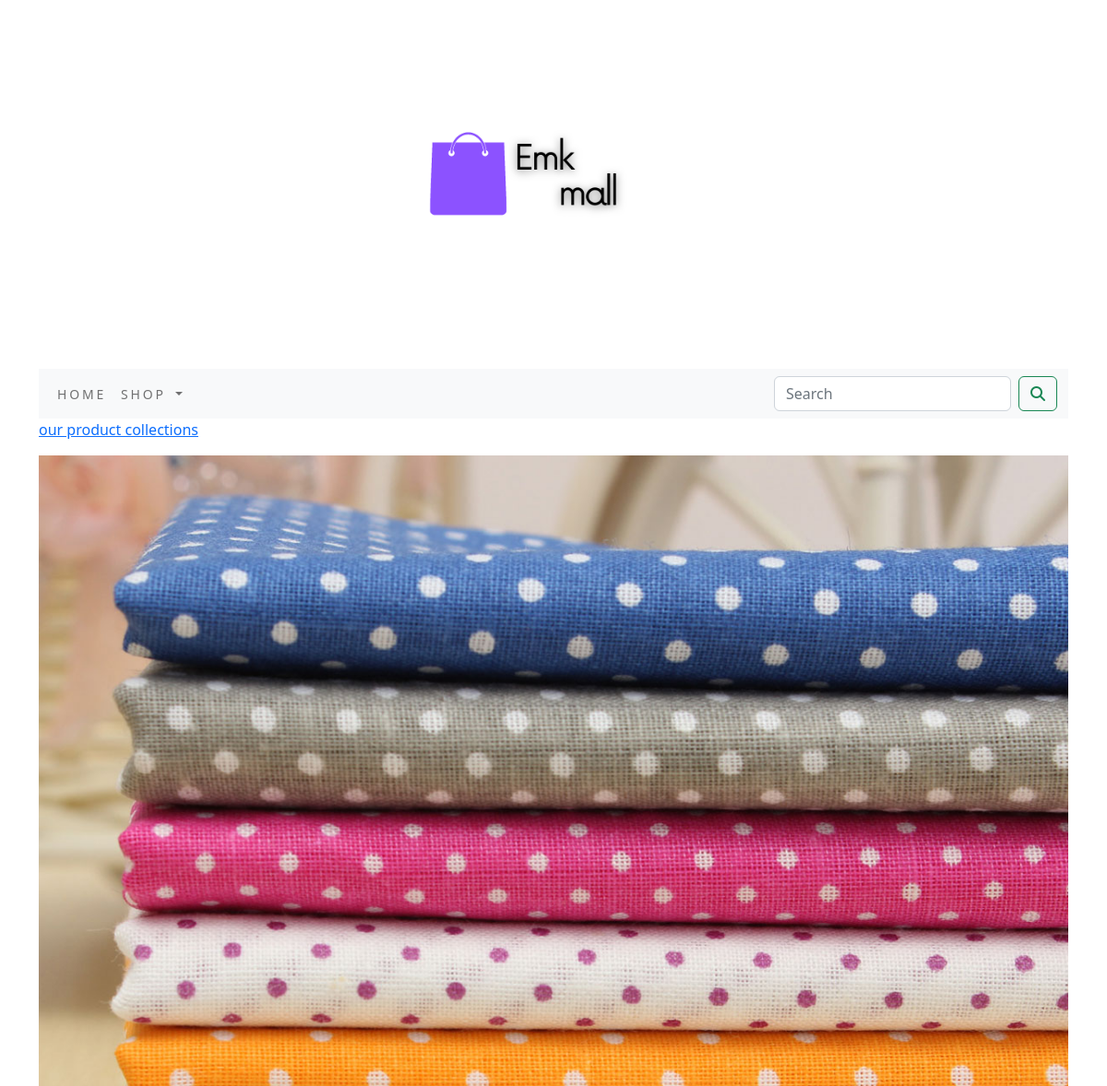
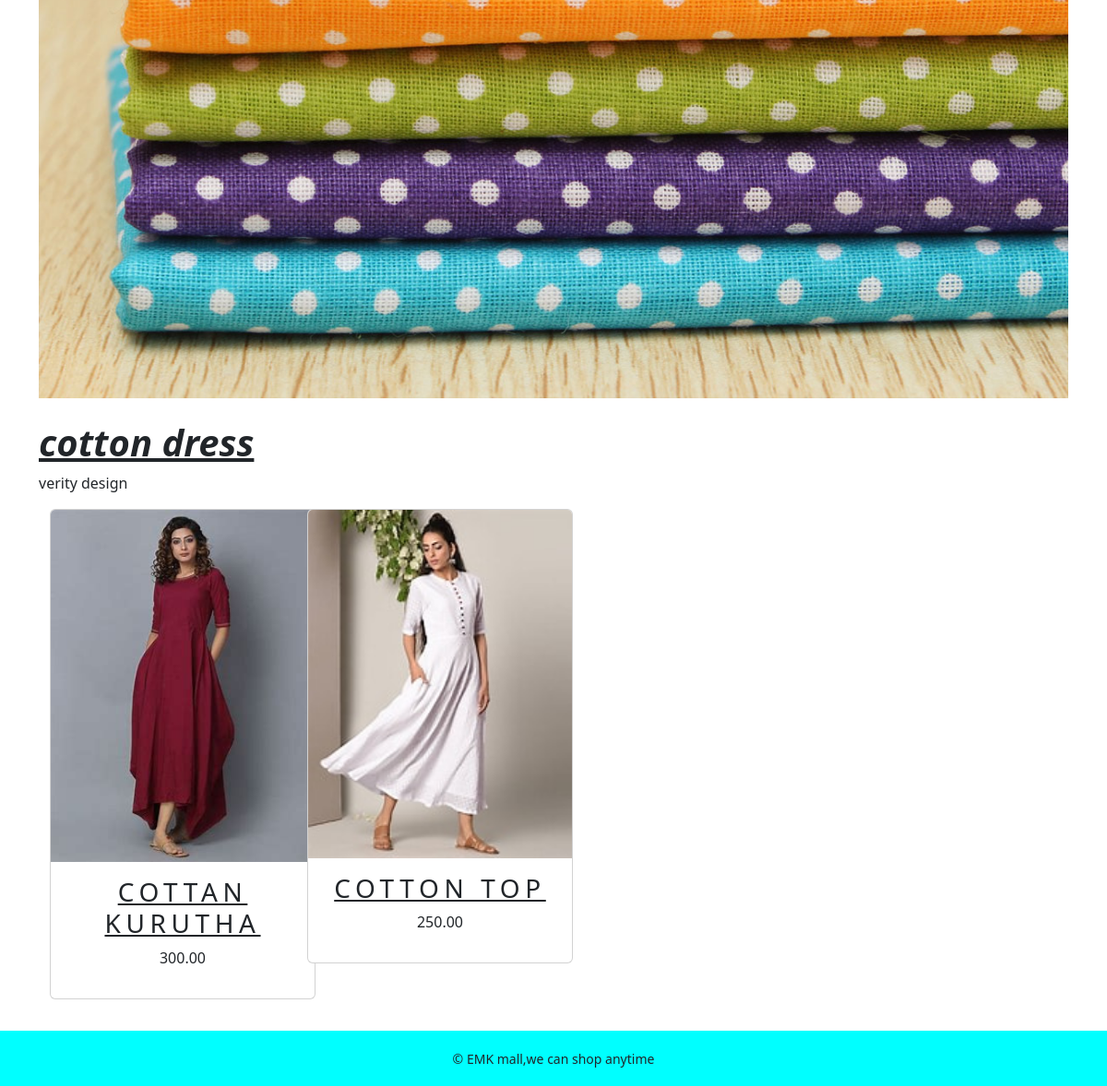
The app's page /shop/cotton-dress/ with its own data (2 pictures, top to bottom).
### shopapp/models.py (models this page shows, shortened)
class category(models.Model):
    name=models.CharField(max_length=250,unique=True)
    slug=models.SlugField(max_length=250,unique=True)
    description=models.TextField(blank=True)
    img=models.ImageField(upload_to='category',blank=True)
    class Meta:
        ordering=('name',)
        verbose_name='category'
        verbose_name_plural='categories'
    def get_url(self):
        return reverse('shopapp:products_by_category',args=[self.slug])

class product(models.Model):
    name = models.CharField(max_length=250, unique=True)
    slug = models.SlugField(max_length=250, unique=True)
    description = models.TextField(blank=True)
    price=models.DecimalField(max_digits=10,decimal_places=2)
    category=models.ForeignKey(category,on_delete=models.CASCADE)
    img=models.ImageField(upload_to='product',blank=True)
    stock=models.IntegerField()
    available=models.BooleanField(default=True)
    created=models.DateField(auto_now_add=True)
    update=models.DateField(auto_now=True)
    def get_url(self):
        return reverse('shopapp:prodCatdetail',args=[self.category.slug,self.slug])
    class Meta:
        ordering = ('name',)
        verbose_name ='product'
        verbose_name_plural ='products'

### shopapp/views.py (the view)
# urls.py: path('',views.allProdCat,name='allProdCat'),
def allProdCat(request, c_slug=None):
    c_page=None
    products_List=None
    if c_slug!=None:
        c_page=get_object_or_404(category,slug=c_slug)
        products_List=product.objects.all().filter(category=c_page,available=True)
    else:
          products_List=product.objects.all().filter(available=True)
    paginator=Paginator(products_List,4)
    try:
          page=int(request.GET.get('page','1'))
    except:
              page=1
    try:
         products=paginator.page(page)
    except  (EmptyPage,InvalidPage):
         products=paginator.page(Paginator.num_pages)
    return render(request,"category.html",{'category':c_page,'products':products})

### cart_app/context_processor.py (called while the page is built)
def counter(request):
    item_count=0
    if 'admin' in request.path:
        return {}
    else:
          try:
                cart=Cart.objects.filter(cart_id=_cart_id(request))
                cart_items=CartItem.objects.all().filter(cart=cart[:1])
                for cat_item in cart_items:
                     item_count +=cat_item.quantity
          except Cart.DoesNotExist:
                  item_count =0
    return dict(item_count=item_count)

### cart_app/views.py (called while the page is built)
def _cart_id(request):
    cart=request.session.session_key
    if not cart:
        cart=request.session.create()
    return cart

### shopapp/contex_processors.py (called while the page is built)
def menu_links(request):
    links=category.objects.all()
    return dict(links=links)

### templates/category.html (shortened to what this page needs)
{% extends 'base.html' %}
{% load static %}
{% block content %}
      {% if category %}
          <div>
                <div class="row my_row_class">
                      <div class="mx_auto">
                           <P><a href="{% url 'shopapp:allProdCat'  %}">our product collections</a></P>
                </div>
                    </div>
          </div>
      {% endif %}
<div class="mx_auto">
    {% if category %}
    <img class="my_image" src="{{category.img.url}}" alt="{{category.name}}" height="200px" width="700px">
</div>
<br>
<div>
                   <h1><b><u><i>{{category.name}}</i></u></b></h1>
                       <p>{{category.description}}</p>
 </div>
        {% endif %}
<div class="container">
    <div class="row mx_auto">
        {% for product in products.object_list %}
        <div class="my_bottom_margin col-9 col-sm-12 col-md-4 col-lg-3">
                <div class="card text-center" style="min-width:18rem;" width=200px height=150px>
                    <a href="{{product.get_url}}"><img class="card-img-top my_image" src ="{{product.img.url}}" alt="{{product.name}}" width="350" height="200"></a>
                    <div class="card-body">
                     <h3><u>{{product.name}}</u></h3>
                        <p>{{product.price}}</p>
                    </div>
                </div>
        </div>
        {% endfor %}
    </div>
    <br>
</div>
{% endblock %}

### templates/base.html (shortened to what this page needs)
{% load static %}
<!DOCTYPE html>
<html lang="en">
<head>
    <link rel="stylesheet" href="{% static 'css/custom.css' %}">
     <link href="{% static 'css/bootstrap.min.css' %}" rel="stylesheet" >
</head>
<body class="d-flex flex-column min-vh-100">
<div class="container">
{% include 'header.html' %}
{% include 'navbar.html' %}
{% block content %}
{% endblock %}
</div>
{% include 'footer.html' %}
</body>
</html>

### templates/header.html
{% load static %}
<header>
    <center>
        <a href="{% url 'shopapp:allProdCat' %}"></a><img src="{% static 'img/logo.png' %}" alt="logoimage" width="400px">
    </center>
</header>

### templates/navbar.html (shortened to what this page needs)
<nav class="navbar navbar-expand-lg bg-light">
  <div class="container-fluid">
    <div class="collapse navbar-collapse" id="navbarSupportedContent">
      <ul class="navbar-nav me-auto mb-2 mb-lg-0">
        <li class="nav-item">
          <a class="nav-link" href="#">Home</a>
        </li>
        <li class="nav-item dropdown {% if 'shopapp' in request.path %} active {% endif %}">
          <a class="nav-link dropdown-toggle" href="#" role="button" data-bs-toggle="dropdown" aria-expanded="false">
            Shop
          </a>
        </li>
      </ul>
      <form class="d-flex" action="{% url 'search_app:searchResult' %}" method="GET">
        <input class="form-control me-2" type="search" placeholder="Search" name="q" aria-label="Search">
        <button class="btn btn-outline-success" type="submit"><i class="fa fa-search" ></i></button>
      </form>
    </div>
  </div>
</nav>

### templates/footer.html
<footer class="mt-auto">
  <div class="footer navbar-fixed-bottom my-footer">
  <p class="text-center">&copy; EMK mall,we can shop anytime</p>
</div>
</footer>

### static/css/custom.css (style rules this page uses)
body { font-family: 'Roboto', sans-serif; }
.nav-item { letter-spacing : .2em; font-size :14px; text-transform :uppercase; }
.my-footer { background-color:aqua; height:60px; }
.my-footer p { padding-top:20px; font-size:14px; }
.my_image { width:100%; height:auto; }
.my_bottom_margin { margin-bottom:10px; }
.card-body h3 { front-size:14px; text-transform:uppercase; letter-spacing: .2em; }

### records on screen
category: img (picture), name "cotton dress", description "verity design"
product: img (picture), name "COTTAN KURUTHA", price "300.00"
product: img (picture), name "COTTON TOP", price "250.00"
